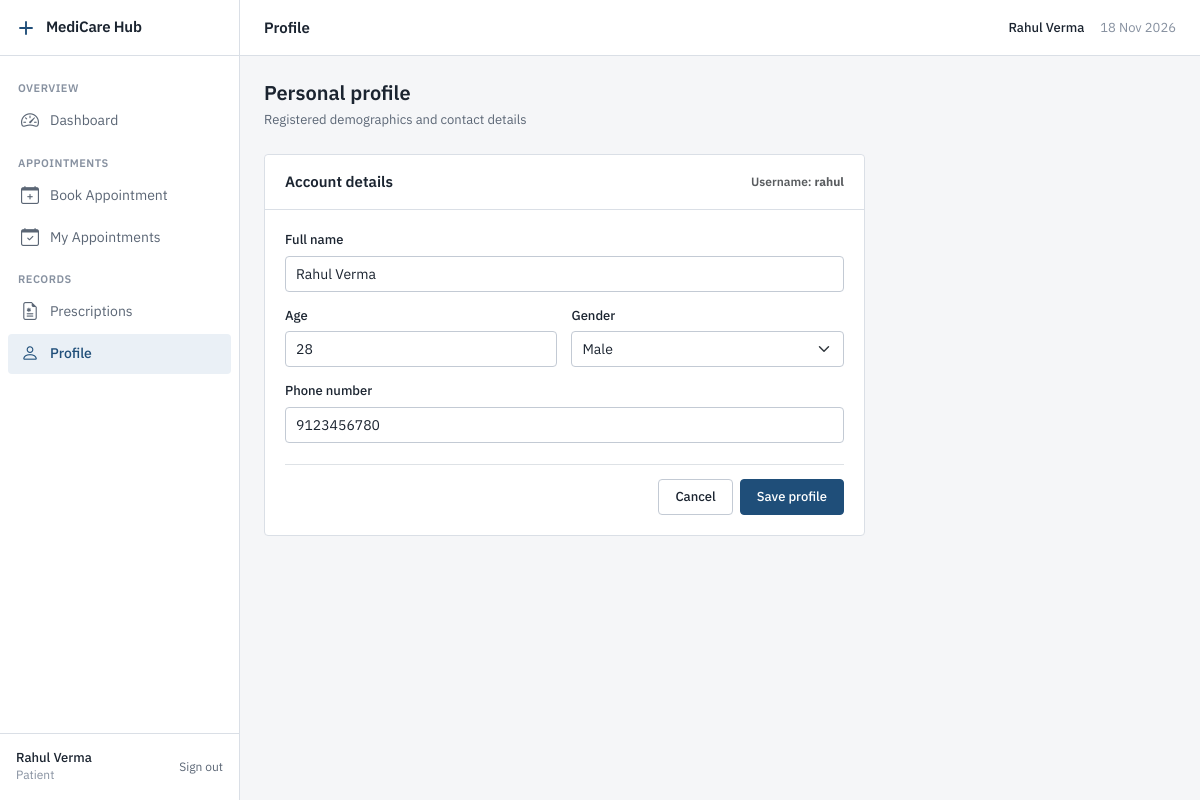
The page /patient/profile.php (signed in) on the database its author committed.
### tables this page shows
CREATE TABLE Patient (
    patient_id INT AUTO_INCREMENT PRIMARY KEY,
    name VARCHAR(100) NOT NULL,
    age INT NOT NULL,
    gender ENUM('Male','Female','Other') NOT NULL,
    phone VARCHAR(20) NOT NULL
);

### includes/functions.php (called while the page is built, shortened)
<?php
function e(string $str): string
{
    return htmlspecialchars($str, ENT_QUOTES, 'UTF-8');
}

### patient/profile.php (the view, shortened to what this page needs)
<?php
require_once __DIR__ . '/../config/db.php';
require_once __DIR__ . '/../includes/functions.php';
$patientId = (int)($_SESSION['patient_id'] ?? 0);
$stmt = $pdo->prepare('SELECT * FROM Patient WHERE patient_id = ?');
$stmt->execute([$patientId]);
$patient = $stmt->fetch();
require_once __DIR__ . '/../includes/header.php';
?>
<div class="page-header">
    <div>
        <h2 class="page-title">Personal profile</h2>
        <p class="page-description">Registered demographics and contact details</p>
    </div>
</div>
<div class="row">
    <div class="col-lg-8">
        <div class="card">
            <div class="card-header">
                <div>Account details</div>
                <span class="small text-muted">Username: <strong><?php echo e($_SESSION['username'] ?? ''); ?></strong></span>
            </div>
            <div class="card-body">
                <form method="POST" action="/medicarehub/patient/profile.php" novalidate>
                    <div class="mb-3">
                        <label for="name" class="form-label">Full name</label>
                        <input type="text" class="form-control" id="name" name="name" value="<?php echo e($patient['name']); ?>" required>
                    </div>
                    <div class="row g-3 mb-3">
                        <div class="col-md-6">
                            <label for="age" class="form-label">Age</label>
                            <input type="number" class="form-control" id="age" name="age" value="<?php echo e((string)$patient['age']); ?>" min="0" max="150" required>
                        </div>
                        <div class="col-md-6">
                            <label for="gender" class="form-label">Gender</label>
                            <select class="form-select" id="gender" name="gender" required>
                                <option value="Male" <?php echo ($patient['gender'] === 'Male') ? 'selected' : ''; ?>>Male</option>
                            </select>
                        </div>
                    </div>
                    <div class="mb-4">
                        <label for="phone" class="form-label">Phone number</label>
                        <input type="tel" class="form-control" id="phone" name="phone" value="<?php echo e($patient['phone']); ?>" pattern="[0-9]{10}" maxlength="10" required>
                    </div>
                    <div class="d-flex justify-content-end gap-2 pt-3 border-top">
                        <a href="/medicarehub/patient/dashboard.php" class="btn btn-secondary">Cancel</a>
                        <button type="submit" class="btn btn-primary">Save profile</button>
                    </div>
                </form>
            </div>
        </div>
    </div>
</div>
<?php require_once __DIR__ . '/../includes/footer.php'; ?>

### assets/css/style.css (style rules this page uses)
:root { --bg: #F5F6F8; --surface: #FFFFFF; --border: #DADFE6; --border-strong: #C3CAD4; --text: #1B2430; --text-secondary: #5B6675; --text-muted: #8791A0; --accent: #1F4E79; --accent-hover: #173B5C; --accent-subtle: #EAF0F6; --status-success: #2E6B4F; --status-success-bg: #EAF3EE; --status-warning: #8A5A00; --status-warning-bg: #FBF3E2; --status-danger: #A12C2C; --status-danger-bg: #FAEDED; --status-neutral: #4B5563; --status-neutral-bg: #EEF0F3; --radius: 4px; --sidebar-width: 240px; --topbar-height: 56px; --shadow-overlay: 0 4px 12px rgba(0, 0, 0, 0.08); }
*, *::before, *::after { box-sizing: border-box; }
html, body { margin: 0; padding: 0; background-color: var(--bg); color: var(--text); font-family: 'IBM Plex Sans', -apple-system, BlinkMacSystemFont, "Segoe UI", Roboto, sans-serif; font-size: 14px; line-height: 1.5; font-weight: 400; -webkit-font-smoothing: antialiased; -moz-osx-font-smoothing: grayscale; }
h1, h2, h3, h4, h5, h6 { color: var(--text); font-weight: 600; line-height: 1.3; margin-top: 0; margin-bottom: 0.5rem; letter-spacing: normal; text-transform: none; }
h2 { font-size: 20px; }
p { margin-top: 0; margin-bottom: 0.5rem; }
small, .small { font-size: 12px; }
a { color: var(--accent); text-decoration: none; transition: color 0.15s ease; }
.page-header { display: flex; align-items: flex-start; justify-content: space-between; margin-bottom: 24px; gap: 16px; }
.page-title { font-size: 20px; font-weight: 600; color: var(--text); margin-bottom: 4px; }
.page-description { font-size: 13px; color: var(--text-secondary); margin-bottom: 0; }
.card { background-color: var(--surface); border: 1px solid var(--border); border-radius: var(--radius); box-shadow: none; margin-bottom: 24px; }
.card-header { background-color: var(--surface); border-bottom: 1px solid var(--border); padding: 16px 20px; font-size: 15px; font-weight: 600; color: var(--text); display: flex; align-items: center; justify-content: space-between; }
.card-body { padding: 20px; }
.btn { height: 36px; padding: 0 16px; font-size: 13px; font-weight: 500; font-family: inherit; border-radius: var(--radius); display: inline-flex; align-items: center; justify-content: center; gap: 8px; border: 1px solid transparent; cursor: pointer; text-decoration: none; transition: background-color 0.15s ease, border-color 0.15s ease, color 0.15s ease; white-space: nowrap; box-shadow: none !important; }
.btn-primary { background-color: var(--accent); border-color: var(--accent); color: #FFFFFF; }
.btn-secondary, .btn-outline-secondary, .btn-light { background-color: var(--surface); border-color: var(--border-strong); color: var(--text); }
.form-label { display: block; font-size: 13px; font-weight: 500; color: var(--text); margin-bottom: 6px; }
.form-control, .form-select { height: 36px; font-size: 14px; font-family: inherit; color: var(--text); background-color: var(--surface); border: 1px solid var(--border-strong); border-radius: var(--radius); padding: 0 10px; box-shadow: none !important; transition: border-color 0.15s ease, box-shadow 0.15s ease; }
* { text-shadow: none !important; }
.card, .stat-card, .btn, .form-control, .form-select, .table-container, .alert { box-shadow: none !important; }

### rows shown on the page
patient: name "Rahul Verma", age "28", gender "Male", phone "9123456780"

### other values the page prints
$sectionTitle "OVERVIEW"
$item['label'] "Dashboard"
$sectionTitle "APPOINTMENTS"
$item['label'] "Book Appointment"
$item['label'] "My Appointments"
$sectionTitle "RECORDS"
$item['label'] "Prescriptions"
$item['label'] "Profile"
$userName "Rahul Verma"
$pageTitle "Profile"
$_SESSION['user_name'] "Rahul Verma"
$_SESSION['username'] "rahul"
